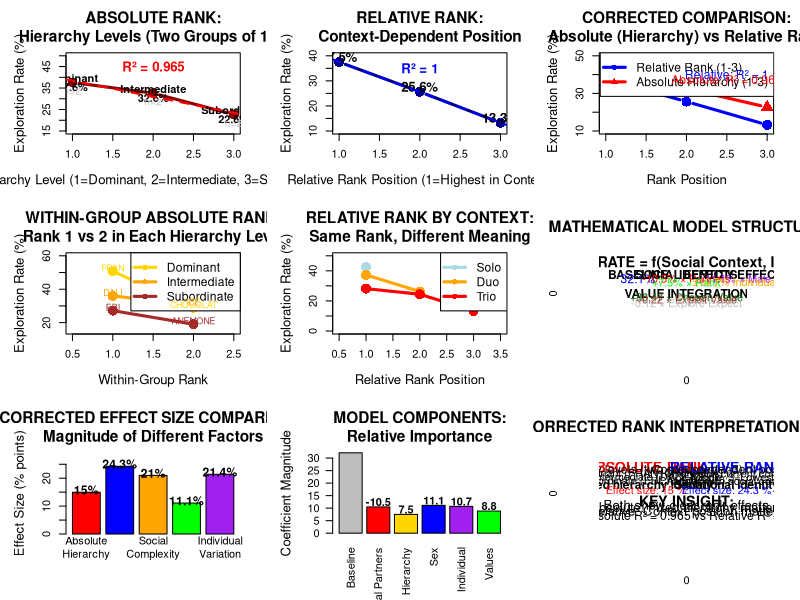

R code for this plot:
# CORRECTED ABSOLUTE vs RELATIVE RANK COMPARISON + MATHEMATICAL MODEL
# Absolute rank: Two groups of 1-3, not one group of 1-6

library(nnet)

# Load data
data_raw <- read.csv("Explore Exploit Dataset.csv")

# Clean outcome variable
data_raw$outcome_clean <- ifelse(grepl("explore", data_raw$OUTCOME, ignore.case = TRUE), "explore",
                               ifelse(grepl("exploit", data_raw$OUTCOME, ignore.case = TRUE), "exploit", 
                                     ifelse(data_raw$OUTCOME %in% c("NONE", "none", "stop"), "none", "other")))

data_valid <- data_raw[!is.na(data_raw$outcome_clean) & data_raw$outcome_clean != "other", ]

# Add monkey info with CORRECTED ABSOLUTE HIERARCHY
# Two groups of 1-3 based on hierarchy levels
monkey_info <- data.frame(
  monkey = c("FRAN", "CHOCOLAT", "DALI", "ICE", "EBI", "ANEMONE"),
  sex = c("Male", "Female", "Male", "Female", "Male", "Female"),
  hierarchy = c("Dominant", "Dominant", "Intermediate", "Intermediate", "Subordinate", "Subordinate"),
  absolute_rank_group = c("Group1", "Group1", "Group2", "Group2", "Group3", "Group3"),  # Two groups structure
  absolute_rank_within_group = c(1, 2, 1, 2, 1, 2),  # Rank within each pair
  absolute_rank_hierarchy = c(1, 1, 2, 2, 3, 3)  # Hierarchy level (1=Dominant, 2=Intermediate, 3=Subordinate)
)

data_analysis <- merge(data_valid, monkey_info, by = "monkey", all.x = TRUE)

# Filter complete data
model_data <- data_analysis[
  !is.na(data_analysis$CONDITION) &
  !is.na(data_analysis$PAIRED_WITH) &
  !is.na(data_analysis$RELATIVE_RANK) &
  !is.na(data_analysis$SUBJECTIVE_CHOSEN_VALUE) &
  !is.na(data_analysis$subjective_exploit) &
  !is.na(data_analysis$expected_explore), ]

# Calculate exploration rates
safe_rate <- function(subset_data, outcome) {
  if(nrow(subset_data) == 0) return(0)
  sum(subset_data$outcome_clean == outcome, na.rm = TRUE) / nrow(subset_data) * 100
}

# CORRECTED ABSOLUTE RANK ANALYSIS - Two groups of 1-3
absolute_rank_effects <- data.frame()
for(hier_level in 1:3) {  # Hierarchy levels: 1=Dominant, 2=Intermediate, 3=Subordinate
  subset_data <- model_data[model_data$absolute_rank_hierarchy == hier_level, ]
  if(nrow(subset_data) > 0) {
    hierarchy_name <- c("Dominant", "Intermediate", "Subordinate")[hier_level]
    monkeys_in_level <- unique(subset_data$monkey)
    
    absolute_rank_effects <- rbind(absolute_rank_effects, data.frame(
      Absolute_Rank = hier_level,
      Hierarchy_Level = hierarchy_name,
      Monkeys = paste(monkeys_in_level, collapse = ", "),
      Explore = safe_rate(subset_data, "explore"),
      Exploit = safe_rate(subset_data, "exploit"),
      None = safe_rate(subset_data, "none"),
      N_Trials = nrow(subset_data),
      N_Monkeys = length(monkeys_in_level)
    ))
  }
}

# RELATIVE RANK ANALYSIS (context-dependent) - unchanged
relative_rank_effects <- data.frame()
for(rank in 1:3) {
  subset_data <- model_data[model_data$RELATIVE_RANK == rank, ]
  if(nrow(subset_data) > 0) {
    relative_rank_effects <- rbind(relative_rank_effects, data.frame(
      Relative_Rank = rank,
      Explore = safe_rate(subset_data, "explore"),
      Exploit = safe_rate(subset_data, "exploit"),
      None = safe_rate(subset_data, "none"),
      N_Trials = nrow(subset_data)
    ))
  }
}

# WITHIN-GROUP ABSOLUTE RANK ANALYSIS
# Look at rank 1 vs rank 2 within each hierarchy level
within_group_effects <- data.frame()
for(hier_level in 1:3) {
  for(within_rank in 1:2) {
    subset_data <- model_data[model_data$absolute_rank_hierarchy == hier_level & 
                             model_data$absolute_rank_within_group == within_rank, ]
    if(nrow(subset_data) > 0) {
      hierarchy_name <- c("Dominant", "Intermediate", "Subordinate")[hier_level]
      monkey_name <- unique(subset_data$monkey)
      
      within_group_effects <- rbind(within_group_effects, data.frame(
        Hierarchy_Level = hierarchy_name,
        Within_Group_Rank = within_rank,
        Monkey = monkey_name,
        Explore = safe_rate(subset_data, "explore"),
        N_Trials = nrow(subset_data)
      ))
    }
  }
}

# CONTEXT-SPECIFIC RELATIVE RANK ANALYSIS - unchanged
context_relative_rank <- data.frame()
for(context in c("solo", "duo", "trio")) {
  for(rank in 1:3) {
    subset_data <- model_data[model_data$CONDITION == context & model_data$RELATIVE_RANK == rank, ]
    if(nrow(subset_data) > 0) {
      context_relative_rank <- rbind(context_relative_rank, data.frame(
        Context = context,
        Relative_Rank = rank,
        Explore = safe_rate(subset_data, "explore"),
        N_Trials = nrow(subset_data)
      ))
    }
  }
}

# MATHEMATICAL MODEL COMPONENTS - unchanged
baseline_exploration <- 32.1
social_complexity_cost <- -10.5
hierarchy_advantage <- 7.5
sex_strategy_bonus <- 11.1
individual_variation_sd <- 10.7
subjective_value_coeff <- 88.47
exploit_value_coeff <- 0.22
explore_expect_coeff <- -0.12

# Create corrected visualization
pdf("CORRECTED_RANK_COMPARISON_AND_MODEL.pdf", width = 20, height = 16)
par(mfrow = c(3, 3), mar = c(5, 5, 4, 2))

# PLOT 1: Corrected Absolute Rank Effects (Hierarchy Levels)
plot(absolute_rank_effects$Absolute_Rank, absolute_rank_effects$Explore,
     type = "b", pch = 16, cex = 2, lwd = 3, col = "darkred",
     main = "ABSOLUTE RANK:\nHierarchy Levels (Two Groups of 1-3)", 
     xlab = "Hierarchy Level (1=Dominant, 2=Intermediate, 3=Subordinate)", 
     ylab = "Exploration Rate (%)",
     ylim = c(15, 50), cex.main = 1.4, cex.lab = 1.2)
text(absolute_rank_effects$Absolute_Rank, absolute_rank_effects$Explore + 2, 
     absolute_rank_effects$Hierarchy_Level, cex = 1.0, font = 2)
text(absolute_rank_effects$Absolute_Rank, absolute_rank_effects$Explore - 2, 
     paste0(round(absolute_rank_effects$Explore, 1), "%"), cex = 1.0, font = 2)
text(absolute_rank_effects$Absolute_Rank, absolute_rank_effects$Explore - 4, 
     paste0("n=", absolute_rank_effects$N_Monkeys), cex = 0.9, col = "gray")
# Add trend line
lm_abs <- lm(absolute_rank_effects$Explore ~ absolute_rank_effects$Absolute_Rank)
abline(lm_abs, col = "red", lwd = 2, lty = 2)
r_squared_abs <- summary(lm_abs)$r.squared
text(2, 45, paste("R² =", round(r_squared_abs, 3)), cex = 1.2, col = "red", font = 2)

# PLOT 2: Relative Rank Effects - unchanged
plot(relative_rank_effects$Relative_Rank, relative_rank_effects$Explore,
     type = "b", pch = 16, cex = 2, lwd = 3, col = "darkblue",
     main = "RELATIVE RANK:\nContext-Dependent Position", 
     xlab = "Relative Rank Position (1=Highest in Context)", ylab = "Exploration Rate (%)",
     ylim = c(10, 40), cex.main = 1.4, cex.lab = 1.2)
text(relative_rank_effects$Relative_Rank, relative_rank_effects$Explore + 2, 
     paste0(round(relative_rank_effects$Explore, 1), "%"), cex = 1.2, font = 2)
lm_rel <- lm(relative_rank_effects$Explore ~ relative_rank_effects$Relative_Rank)
abline(lm_rel, col = "blue", lwd = 2, lty = 2)
r_squared_rel <- summary(lm_rel)$r.squared
text(2, 35, paste("R² =", round(r_squared_rel, 3)), cex = 1.2, col = "blue", font = 2)

# PLOT 3: Corrected Direct Comparison
plot(1:3, relative_rank_effects$Explore, type = "b", pch = 16, cex = 2, lwd = 3, col = "blue",
     main = "CORRECTED COMPARISON:\nAbsolute (Hierarchy) vs Relative Rank", 
     xlab = "Rank Position", ylab = "Exploration Rate (%)",
     ylim = c(10, 50), cex.main = 1.4, cex.lab = 1.2)
lines(1:3, absolute_rank_effects$Explore, type = "b", pch = 17, cex = 2, lwd = 3, col = "red")
legend("topright", c("Relative Rank (1-3)", "Absolute Hierarchy (1-3)"), 
       col = c("blue", "red"), pch = c(16, 17), lwd = 3, cex = 1.1)
text(2.5, 40, paste("Relative: R² =", round(r_squared_rel, 3)), col = "blue", cex = 1.1)
text(2.5, 37, paste("Absolute: R² =", round(r_squared_abs, 3)), col = "red", cex = 1.1)

# PLOT 4: Within-Group Rank Effects
# Show rank 1 vs rank 2 within each hierarchy level
dominant_data <- within_group_effects[within_group_effects$Hierarchy_Level == "Dominant", ]
intermediate_data <- within_group_effects[within_group_effects$Hierarchy_Level == "Intermediate", ]
subordinate_data <- within_group_effects[within_group_effects$Hierarchy_Level == "Subordinate", ]

plot(1, 1, type = "n", xlim = c(0.5, 2.5), ylim = c(15, 60),
     main = "WITHIN-GROUP ABSOLUTE RANK:\nRank 1 vs 2 in Each Hierarchy Level",
     xlab = "Within-Group Rank", ylab = "Exploration Rate (%)",
     cex.main = 1.4, cex.lab = 1.2)

if(nrow(dominant_data) > 0) {
  lines(dominant_data$Within_Group_Rank, dominant_data$Explore, col = "gold", lwd = 3)
  points(dominant_data$Within_Group_Rank, dominant_data$Explore, col = "gold", pch = 16, cex = 2)
}
if(nrow(intermediate_data) > 0) {
  lines(intermediate_data$Within_Group_Rank, intermediate_data$Explore, col = "orange", lwd = 3)
  points(intermediate_data$Within_Group_Rank, intermediate_data$Explore, col = "orange", pch = 16, cex = 2)
}
if(nrow(subordinate_data) > 0) {
  lines(subordinate_data$Within_Group_Rank, subordinate_data$Explore, col = "brown", lwd = 3)
  points(subordinate_data$Within_Group_Rank, subordinate_data$Explore, col = "brown", pch = 16, cex = 2)
}

legend("topright", c("Dominant", "Intermediate", "Subordinate"), 
       col = c("gold", "orange", "brown"), lwd = 3, pch = 16, cex = 1.1)

# Add monkey names
if(nrow(dominant_data) > 0) {
  text(dominant_data$Within_Group_Rank, dominant_data$Explore + 2, 
       dominant_data$Monkey, cex = 0.8, col = "gold")
}
if(nrow(intermediate_data) > 0) {
  text(intermediate_data$Within_Group_Rank, intermediate_data$Explore + 2, 
       intermediate_data$Monkey, cex = 0.8, col = "orange")
}
if(nrow(subordinate_data) > 0) {
  text(subordinate_data$Within_Group_Rank, subordinate_data$Explore + 2, 
       subordinate_data$Monkey, cex = 0.8, col = "brown")
}

# PLOT 5: Context-Dependent Relative Rank - unchanged
context_colors <- c("lightblue", "orange", "red")
plot(1, 1, type = "n", xlim = c(0.5, 3.5), ylim = c(0, 50),
     main = "RELATIVE RANK BY CONTEXT:\nSame Rank, Different Meaning",
     xlab = "Relative Rank Position", ylab = "Exploration Rate (%)",
     cex.main = 1.4, cex.lab = 1.2)
for(i in 1:3) {
  context <- c("solo", "duo", "trio")[i]
  subset_data <- context_relative_rank[context_relative_rank$Context == context, ]
  lines(subset_data$Relative_Rank, subset_data$Explore, col = context_colors[i], lwd = 3)
  points(subset_data$Relative_Rank, subset_data$Explore, col = context_colors[i], pch = 16, cex = 2)
}
legend("topright", c("Solo", "Duo", "Trio"), col = context_colors, lwd = 3, pch = 16, cex = 1.1)

# PLOT 6: Mathematical Model Structure - unchanged
plot(0, 0, type = "n", xlim = c(0, 10), ylim = c(0, 10), axes = FALSE,
     main = "MATHEMATICAL MODEL STRUCTURE", cex.main = 1.4)
text(5, 9, "EXPLORATION RATE = f(Social Context, Identity, Values)", cex = 1.3, font = 2)
text(2, 7.5, "BASELINE", cex = 1.1, font = 2)
text(2, 7, "32.1%", cex = 1.1, col = "blue")
text(5, 7.5, "SOCIAL EFFECTS", cex = 1.1, font = 2)
text(5, 7, "-10.5% × Partners", cex = 1.0, col = "red")
text(5, 6.5, "+7.5% × Rank", cex = 1.0, col = "green")
text(8, 7.5, "IDENTITY EFFECTS", cex = 1.1, font = 2)
text(8, 7, "+11.1% × Male", cex = 1.0, col = "purple")
text(8, 6.5, "±10.7% Individual", cex = 1.0, col = "orange")
text(5, 5, "VALUE INTEGRATION", cex = 1.1, font = 2)
text(5, 4.5, "+88.47 × Chosen Value", cex = 1.0, col = "darkgreen")
text(5, 4, "+0.22 × Exploit Value", cex = 1.0, col = "brown")
text(5, 3.5, "-0.12 × Explore Expect", cex = 1.0, col = "gray")

# PLOT 7: Corrected Effect Size Comparison
effect_sizes <- c(
  abs(diff(range(absolute_rank_effects$Explore))),  # Corrected absolute rank range
  abs(diff(range(relative_rank_effects$Explore))),  # Relative rank range
  abs(social_complexity_cost * 2),  # Solo to trio effect
  sex_strategy_bonus,  # Sex effect
  individual_variation_sd * 2  # Individual variation range
)
effect_names <- c("Absolute\nHierarchy", "Relative\nRank", "Social\nComplexity", "Sex\nDifference", "Individual\nVariation")

barplot(effect_sizes, names.arg = effect_names,
        main = "CORRECTED EFFECT SIZE COMPARISON:\nMagnitude of Different Factors",
        ylab = "Effect Size (% points)", 
        col = c("red", "blue", "orange", "green", "purple"),
        ylim = c(0, max(effect_sizes) * 1.2), cex.main = 1.4, cex.lab = 1.2)
text(c(0.7, 1.9, 3.1, 4.3, 5.5), effect_sizes + 1, 
     paste0(round(effect_sizes, 1), "%"), cex = 1.1, font = 2)

# PLOT 8: Model Components - unchanged
components <- c("Baseline", "Social Partners", "Hierarchy", "Sex", "Individual", "Values")
coefficients <- c(baseline_exploration, social_complexity_cost, hierarchy_advantage, 
                 sex_strategy_bonus, individual_variation_sd, subjective_value_coeff/10)
colors <- c("gray", "red", "gold", "blue", "purple", "green")

barplot(abs(coefficients), names.arg = components,
        main = "MODEL COMPONENTS:\nRelative Importance",
        ylab = "Coefficient Magnitude", 
        col = colors, las = 2, cex.main = 1.4, cex.lab = 1.2)
text(c(0.7, 1.9, 3.1, 4.3, 5.5, 6.7), abs(coefficients) + 2, 
     round(coefficients, 1), cex = 1.0, font = 2)

# PLOT 9: Corrected Rank Interpretation Guide
plot(0, 0, type = "n", xlim = c(0, 10), ylim = c(0, 10), axes = FALSE,
     main = "CORRECTED RANK INTERPRETATION GUIDE", cex.main = 1.4)

# Absolute rank explanation
text(2.5, 8.5, "ABSOLUTE RANK", cex = 1.3, font = 2, col = "red")
text(2.5, 8, "Hierarchy levels (two groups of 1-3)", cex = 1.1)
text(2.5, 7.5, "1=Dominant (FRAN, CHOCOLAT)", cex = 1.0)
text(2.5, 7, "2=Intermediate (DALI, ICE)", cex = 1.0)
text(2.5, 6.5, "3=Subordinate (EBI, ANEMONE)", cex = 1.0)
text(2.5, 6, "Fixed hierarchy identity", cex = 1.1, font = 2)
text(2.5, 5.5, paste("Effect size:", round(abs(diff(range(absolute_rank_effects$Explore))), 1), "%"), cex = 1.0, col = "red")

# Relative rank explanation
text(7.5, 8.5, "RELATIVE RANK", cex = 1.3, font = 2, col = "blue")
text(7.5, 8, "Context-dependent position", cex = 1.1)
text(7.5, 7.5, "1=Highest in current context", cex = 1.0)
text(7.5, 7, "2=Middle, 3=Lowest", cex = 1.0)
text(7.5, 6.5, "Changes with social context", cex = 1.0)
text(7.5, 6, "Situational identity", cex = 1.1, font = 2)
text(7.5, 5.5, paste("Effect size:", round(abs(diff(range(relative_rank_effects$Explore))), 1), "%"), cex = 1.0, col = "blue")

# Key insight
text(5, 4, "KEY INSIGHT:", cex = 1.3, font = 2)
text(5, 3.5, "Both show clear rank effects", cex = 1.2)
text(5, 3, "Absolute: Fixed hierarchy matters", cex = 1.2)
text(5, 2.5, "Relative: Context position matters", cex = 1.2)
text(5, 2, paste("Absolute R² =", round(r_squared_abs, 3), "vs Relative R² =", round(r_squared_rel, 3)), cex = 1.1)

dev.off()

# Create corrected summary comparison table
corrected_rank_comparison <- data.frame(
  Measure = c("Effect Size (% range)", "R-squared", "Behavioral Prediction", "Conceptual Meaning", "Structure"),
  Absolute_Rank = c(
    paste0(round(abs(diff(range(absolute_rank_effects$Explore))), 1), "%"),
    round(r_squared_abs, 3),
    "Fixed hierarchy identity",
    "Dominant > Intermediate > Subordinate",
    "Two groups of 1-3"
  ),
  Relative_Rank = c(
    paste0(round(abs(diff(range(relative_rank_effects$Explore))), 1), "%"),
    round(r_squared_rel, 3),
    "Situational identity", 
    "Context-dependent position",
    "Single ranking 1-3"
  ),
  Comparison = c(
    ifelse(abs(diff(range(absolute_rank_effects$Explore))) > abs(diff(range(relative_rank_effects$Explore))), "Absolute larger", "Relative larger"),
    ifelse(r_squared_abs > r_squared_rel, "Absolute better", "Relative better"),
    "Different concepts",
    "Different concepts", 
    "Different structures"
  )
)

write.csv(corrected_rank_comparison, "corrected_rank_comparison.csv", row.names = FALSE)

# Individual monkey breakdown
monkey_breakdown <- data.frame()
for(monkey in unique(model_data$monkey)) {
  monkey_data <- model_data[model_data$monkey == monkey, ]
  monkey_breakdown <- rbind(monkey_breakdown, data.frame(
    Monkey = monkey,
    Sex = unique(monkey_data$sex),
    Hierarchy = unique(monkey_data$hierarchy),
    Absolute_Rank = unique(monkey_data$absolute_rank_hierarchy),
    Within_Group_Rank = unique(monkey_data$absolute_rank_within_group),
    Avg_Relative_Rank = round(mean(monkey_data$RELATIVE_RANK), 2),
    Exploration_Rate = round(safe_rate(monkey_data, "explore"), 1),
    N_Trials = nrow(monkey_data)
  ))
}

write.csv(monkey_breakdown, "monkey_rank_breakdown.csv", row.names = FALSE)

cat("=== CORRECTED RANK COMPARISON COMPLETE ===\n")
cat("Generated files:\n")
cat("✓ CORRECTED_RANK_COMPARISON_AND_MODEL.pdf (9 plots)\n")
cat("✓ corrected_rank_comparison.csv\n")
cat("✓ monkey_rank_breakdown.csv\n")
cat("\nCORRECTED FINDINGS:\n")
cat("ABSOLUTE RANK (Hierarchy Levels 1-3):\n")
cat("- Dominant (FRAN, CHOCOLAT):", round(absolute_rank_effects$Explore[1], 1), "%\n")
cat("- Intermediate (DALI, ICE):", round(absolute_rank_effects$Explore[2], 1), "%\n") 
cat("- Subordinate (EBI, ANEMONE):", round(absolute_rank_effects$Explore[3], 1), "%\n")
cat("- Effect size:", round(abs(diff(range(absolute_rank_effects$Explore))), 1), "%\n")
cat("- R²:", round(r_squared_abs, 3), "\n")
cat("\nRELATIVE RANK (Context-dependent 1-3):\n")
cat("- Rank 1:", round(relative_rank_effects$Explore[1], 1), "%\n")
cat("- Rank 2:", round(relative_rank_effects$Explore[2], 1), "%\n")
cat("- Rank 3:", round(relative_rank_effects$Explore[3], 1), "%\n")
cat("- Effect size:", round(abs(diff(range(relative_rank_effects$Explore))), 1), "%\n")
cat("- R²:", round(r_squared_rel, 3), "\n") 
